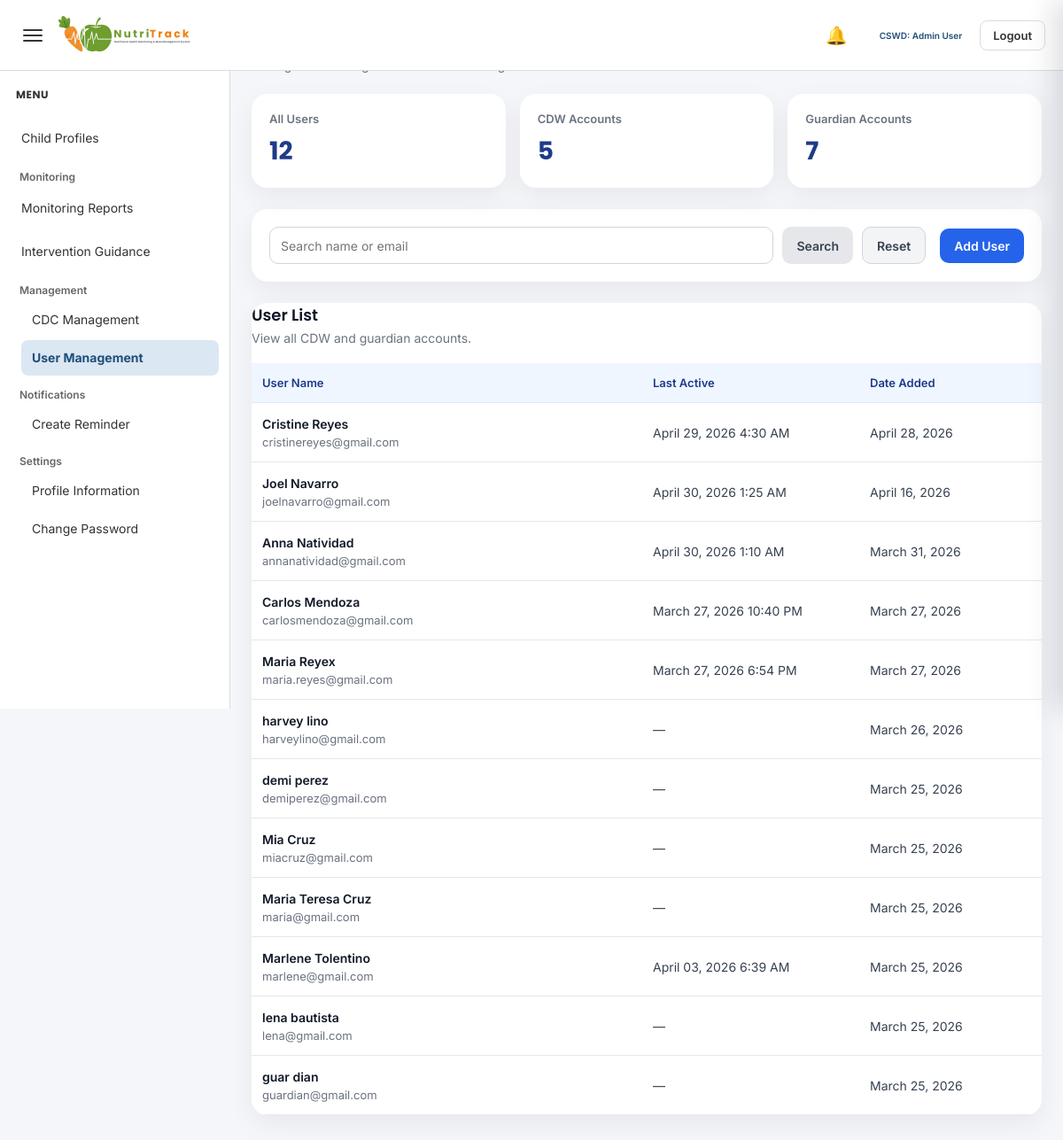
The app's page /admin/add_user.php (signed in), older data.
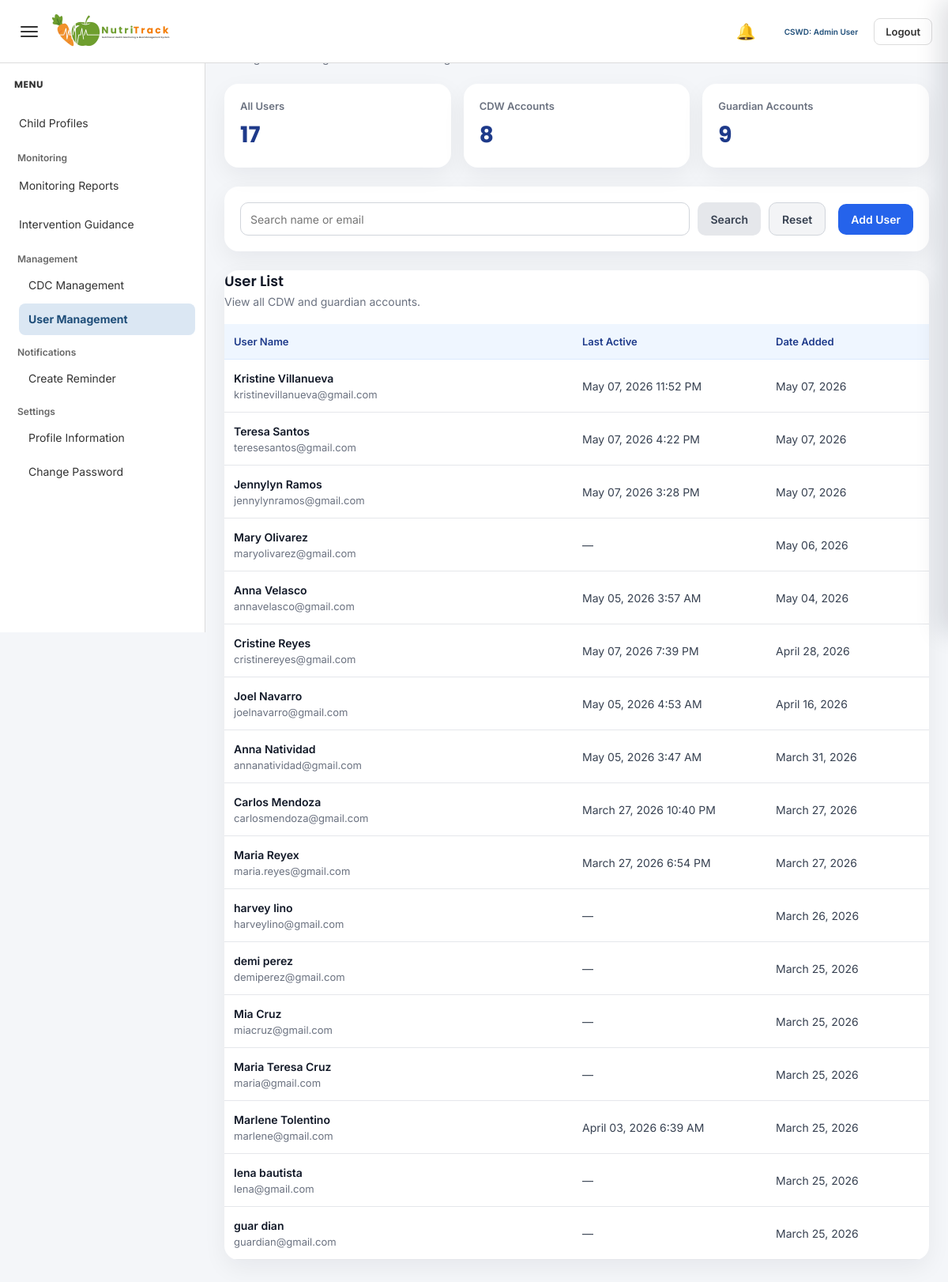
The same page, newer data.
### tables this page shows
CREATE TABLE `users` (
  `user_id` int(11) NOT NULL,
  `role_id` int(11) DEFAULT NULL,
  `first_name` varchar(100) DEFAULT NULL,
  `last_name` varchar(100) DEFAULT NULL,
  `email` varchar(100) DEFAULT NULL,
  `password` varchar(255) DEFAULT NULL,
  `contact_number` varchar(20) DEFAULT NULL,
  `address` text DEFAULT NULL,
  `created_at` timestamp NOT NULL DEFAULT current_timestamp(),
  `last_active` datetime DEFAULT NULL
);

### admin/add_user.php (the view, shortened to what the changed rows need)
<?php
include '../config/database.php';
$search = isset($_GET['search']) ? trim($_GET['search']) : "";
$total_users_result = $conn->query("SELECT COUNT(*) AS total_users FROM users WHERE role_id IN (2,3)");
$total_users = $total_users_result ? (int)$total_users_result->fetch_assoc()['total_users'] : 0;
$total_cdw_result = $conn->query("SELECT COUNT(*) AS total_cdw FROM users WHERE role_id = 2");
$total_cdw = $total_cdw_result ? (int)$total_cdw_result->fetch_assoc()['total_cdw'] : 0;
$total_guardian_result = $conn->query("SELECT COUNT(*) AS total_guardian FROM users WHERE role_id = 3");
$total_guardian = $total_guardian_result ? (int)$total_guardian_result->fetch_assoc()['total_guardian'] : 0;
if ($search != "") {
    $like = "%" . $search . "%";
    $users_stmt = $conn->prepare("
        SELECT
            u.user_id,
            u.first_name,
            u.last_name,
            u.email,
            u.contact_number,
            u.address,
            u.role_id,
            u.created_at,
            u.last_active,
            GROUP_CONCAT(DISTINCT c.cdc_name ORDER BY c.cdc_name ASC SEPARATOR ', ') AS assigned_cdc,
            GROUP_CONCAT(
                DISTINCT CONCAT(ch.first_name, ' ', ch.last_name)
                ORDER BY ch.first_name ASC, ch.last_name ASC
                SEPARATOR ', '
            ) AS linked_children
        FROM users u
        LEFT JOIN cdw_assignments ca ON u.user_id = ca.user_id
        LEFT JOIN cdc c ON ca.cdc_id = c.cdc_id
        LEFT JOIN parent_child_links pcl ON u.user_id = pcl.parent_id
        LEFT JOIN children ch ON pcl.child_id = ch.child_id
        WHERE u.role_id IN (2,3)
        AND (u.first_name LIKE ? OR u.last_name LIKE ? OR u.email LIKE ?)
        GROUP BY u.user_id, u.first_name, u.last_name, u.email, u.contact_number, u.address, u.role_id, u.created_at, u.last_active
        ORDER BY u.user_id DESC
    ");
    $users_stmt->bind_param("sss", $like, $like, $like);
    $users_stmt->execute();
    $users_result = $users_stmt->get_result();
} else {
    $users_result = $conn->query("
        SELECT
            u.user_id,
            u.first_name,
            u.last_name,
            u.email,
            u.contact_number,
            u.address,
            u.role_id,
            u.created_at,
            u.last_active,
            GROUP_CONCAT(DISTINCT c.cdc_name ORDER BY c.cdc_name ASC SEPARATOR ', ') AS assigned_cdc,
            GROUP_CONCAT(
                DISTINCT CONCAT(ch.first_name, ' ', ch.last_name)
                ORDER BY ch.first_name ASC, ch.last_name ASC
                SEPARATOR ', '
            ) AS linked_children
        FROM users u
        LEFT JOIN cdw_assignments ca ON u.user_id = ca.user_id
        LEFT JOIN cdc c ON ca.cdc_id = c.cdc_id
        LEFT JOIN parent_child_links pcl ON u.user_id = pcl.parent_id
        LEFT JOIN children ch ON pcl.child_id = ch.child_id
        WHERE u.role_id IN (2,3)
        GROUP BY u.user_id, u.first_name, u.last_name, u.email, u.contact_number, u.address, u.role_id, u.created_at, u.last_active
        ORDER BY u.user_id DESC
    ");
}
?>
<!DOCTYPE html>
<html lang="en">
<head>
    <link rel="stylesheet" href="../assets/admin/admin-style.css">
    <link rel="stylesheet" href="../assets/admin/add_user.css">
</head>
<body class="<?php echo (isset($_SESSION['theme_mode']) && $_SESSION['theme_mode'] === 'dark') ? 'dark-mode' : ''; ?>">
<?php include '../includes/admin_sidebar.php'; ?>
<div class="main-content" id="mainContent">
    <div class="page-header">
        <h1>User Management</h1>
    </div>
    <div class="summary-grid">
        <div class="summary-card">
            <div class="summary-label">All Users</div>
            <div class="summary-value"><?php echo $total_users; ?></div>
        </div>
        <div class="summary-card">
            <div class="summary-label">CDW Accounts</div>
            <div class="summary-value"><?php echo $total_cdw; ?></div>
        </div>
        <div class="summary-card">
            <div class="summary-label">Guardian Accounts</div>
            <div class="summary-value"><?php echo $total_guardian; ?></div>
        </div>
    </div>
    <div class="table-card">
        <div class="card-header">
            <h2>User List</h2>
        </div>
        <div class="table-wrapper">
            <table>
                <thead>
                    <tr>
                        <th style="width: 45%;">User Name</th>
                        <th style="width: 25%;">Last Active</th>
                        <th style="width: 20%;">Date Added</th>
                        <th style="width: 10%; text-align:center;">View</th>
                    </tr>
                </thead>
                <tbody>
                    <?php if ($users_result && $users_result->num_rows > 0) { ?>
                        <?php while ($user = $users_result->fetch_assoc()) { ?>
                            <?php
                                $full_name = trim($user['first_name'] . ' ' . $user['last_name']);
                            ?>
                            <tr>
                                <td>
                                    <div class="name-cell"><?php echo htmlspecialchars($full_name); ?></div>
                                    <div class="email-text"><?php echo htmlspecialchars($user['email']); ?></div>
                                </td>
                                <td>
                                    <?php
                                    if (!empty($user['last_active']) && $user['last_active'] != '0000-00-00 00:00:00') {
                                        echo date("F d, Y g:i A", strtotime($user['last_active']));
                                    } else {
                                        echo "—";
                                    }
                                    ?>
                                </td>
                                <td>
                                    <?php
                                    if (!empty($user['created_at']) && $user['created_at'] != '0000-00-00 00:00:00') {
                                        echo date("F d, Y", strtotime($user['created_at']));
                                    } else {
                                        echo "—";
                                    }
                                    ?>
                                </td>
                                <td class="view-cell">
                                </td>
                            </tr>
                        <?php } ?>
                    <?php } else { ?>
                        <tr>
                            <td colspan="4" class="empty-state">No users found.</td>
                        </tr>
                    <?php } ?>
                </tbody>
            </table>
        </div>
    </div>
</div>
</body>
</html>

Row changes from the older to the newer data that the page shows:
added users: full_name "Kristine Villanueva", email "kristinevillanueva@gmail.com", last_active "May 07, 2026 11:52 PM", created_at "May 07, 2026"
added users: full_name "Teresa Santos", email "teresesantos@gmail.com", last_active "May 07, 2026 4:22 PM", created_at "May 07, 2026"
added users: full_name "Jennylyn Ramos", email "jennylynramos@gmail.com", last_active "May 07, 2026 3:28 PM", created_at "May 07, 2026"
added users: full_name "Mary Olivarez", email "maryolivarez@gmail.com", created_at "May 06, 2026"
added users: full_name "Anna Velasco", email "annavelasco@gmail.com", last_active "May 05, 2026 3:57 AM", created_at "May 04, 2026"
changed users "Cristine Reyes": last_active "April 29, 2026 4:30 AM" → "May 07, 2026 7:39 PM"
changed users "Joel Navarro": last_active "April 30, 2026 1:25 AM" → "May 05, 2026 4:53 AM"
changed users "Anna Natividad": last_active "April 30, 2026 1:10 AM" → "May 05, 2026 3:47 AM"
Text that changed along with them:
$total_users: "12" → "17"
$total_cdw: "5" → "8"
$total_guardian: "7" → "9"
